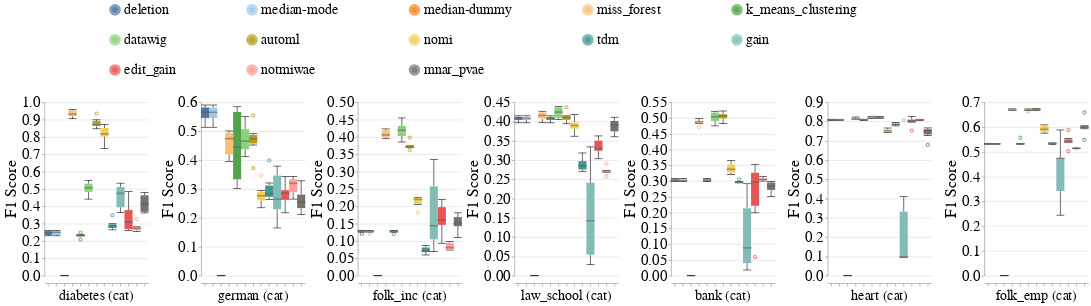

Source (notebook cell):
### Markdown cell above
### Overall Metrics

### Code cell
create_box_plots_for_diff_imputers_and_datasets_for_mixed_exp(train_injection_scenario='MNAR3',
                                                              test_injection_scenario='MNAR3',
                                                              metric_name='f1_score',
                                                              dataset_to_column_name=DATASET_TO_COLUMN_NAME,
                                                              db_client=db_client,
                                                              without_dummy=False)

### Figure 1 — Vega-Lite specification as saved in the notebook (floating-point values rounded to 4 significant figures; data arrays with more than 128 entries replaced by an {"elided": "..."} marker saying what was removed)
{"config": {"view": {"continuousWidth": 400, "continuousHeight": 300, "stroke": null}, "axis": {"labelFontSize": 26, "labelFontWeight": "normal", "titleFontSize": 28, "titleFontWeight": "normal"}, "facet": {"spacing": 5}, "header": {"labelFontSize": 24, "labelOrient": "bottom", "labelPadding": 5, "titleFontSize": 28}, "legend": {"columns": 5, "direction": "horizontal", "labelFontSize": 24, "labelLimit": 400, "orient": "top", "symbolOffset": 110, "symbolStrokeWidth": 10, "titleAnchor": "middle", "titleFontSize": 26, "titleLimit": 300}, "title": {"fontSize": 28}}, "data": {"name": "data-6babc04a515b1828af828913ade3c8f2"}, "mark": {"type": "boxplot", "median": {"stroke": "black", "strokeWidth": 0.7}, "ticks": true}, "encoding": {"color": {"field": "Null_Imputer_Name", "scale": {"scheme": "tableau20"}, "sort": ["deletion", "median-mode", "median-dummy", "miss_forest", "k_means_clustering", "datawig", "automl", "nomi", "tdm", "gain", "edit_gain", "notmiwae", "mnar_pvae"], "title": null, "type": "nominal"}, "column": {"field": "Extended_Dataset_Name", "sort": {"field": "Dataset_Sequence_Number", "order": "ascending"}, "title": null, "type": "nominal"}, "x": {"axis": {"labels": false}, "field": "Null_Imputer_Name", "sort": ["deletion", "median-mode", "median-dummy", "miss_forest", "k_means_clustering", "datawig", "automl", "nomi", "tdm", "gain", "edit_gain", "notmiwae", "mnar_pvae"], "title": null, "type": "nominal"}, "y": {"field": "F1_Score", "scale": {"zero": false}, "title": "F1 Score", "type": "quantitative"}}, "resolve": {"scale": {"y": "independent"}}, "width": 180, "$schema": "https://vega.github.io/schema/vega-lite/v4.17.0.json", "datasets": {"data-6babc04a515b1828af828913ade3c8f2": {"elided": "546 records"}}}
